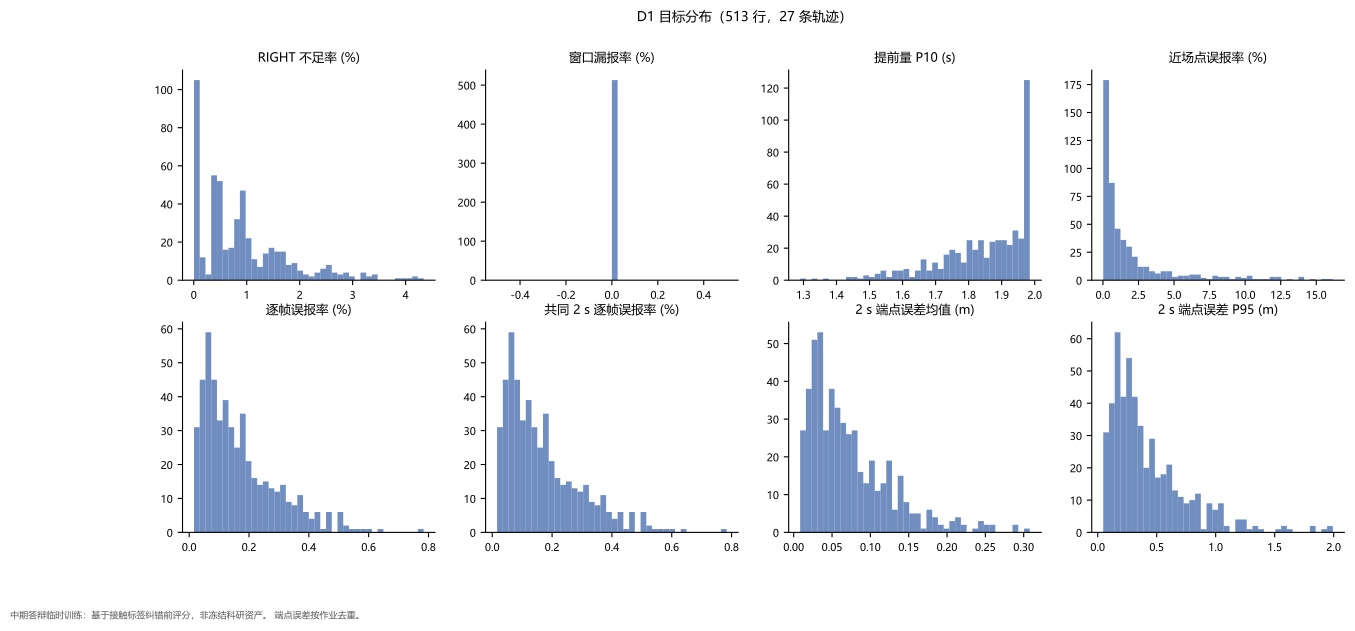

This figure's Python source:
"""Tavotto entry: existing results only; no training, no simulation.
original_plot_code
"""
import sys
from pathlib import Path
LIBRARY=Path(__file__).resolve().parents[1]
SUPPORT=LIBRARY / "site-packages"
if str(SUPPORT) not in sys.path: sys.path.insert(0,str(SUPPORT))
from _support import draw

fig=draw('p0', '01_目标分布_D1')
fig.savefig(Path(__file__).parent / '01_目标分布_D1.pdf')
